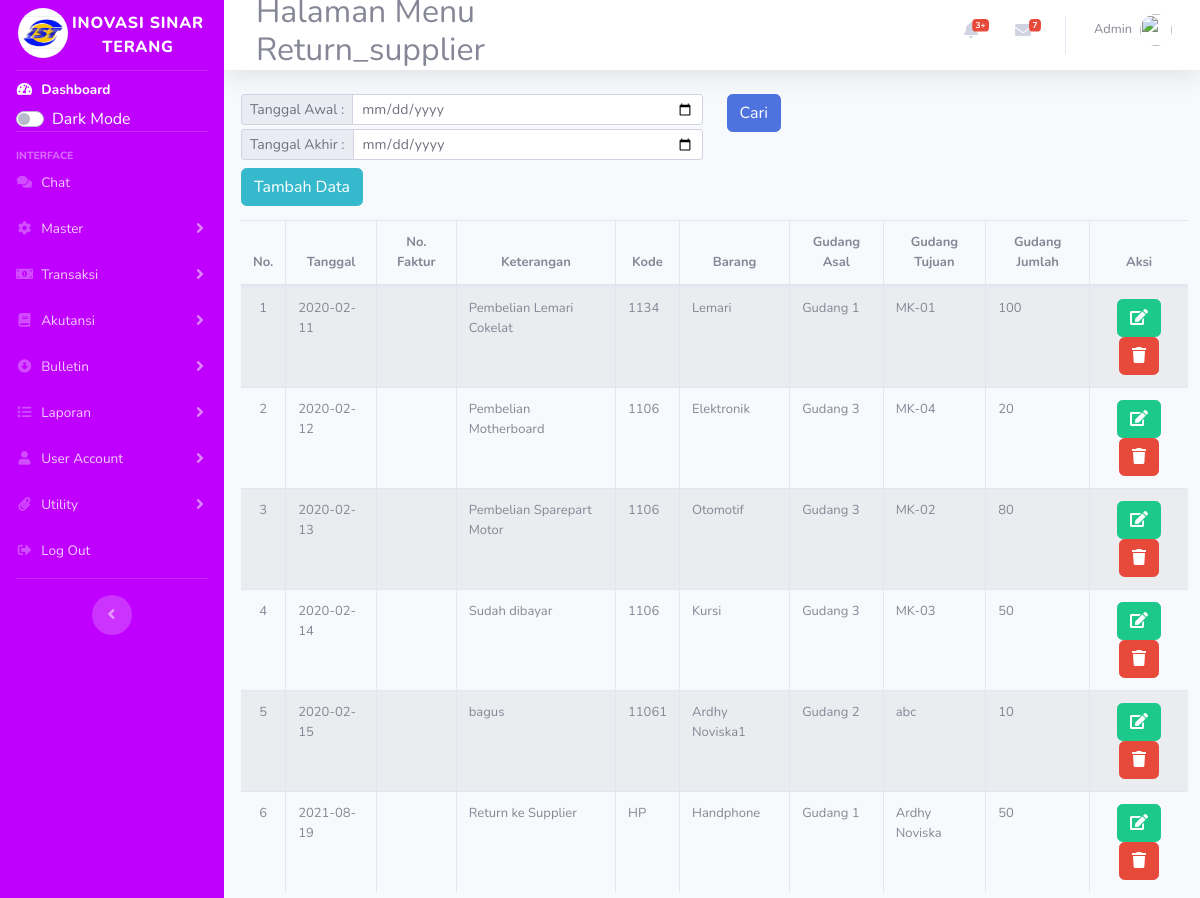
Page /index.php/return_supplier (signed in) on the committed database.
### tables this page shows
CREATE TABLE `return_supplier` (
  `id` int(11) NOT NULL,
  `tanggal` date NOT NULL,
  `no_return` varchar(50) NOT NULL,
  `keterangan` varchar(50) NOT NULL,
  `jenis_kendaraan` varchar(50) DEFAULT NULL,
  `no_polisi` varchar(50) DEFAULT NULL,
  `nama_driver` varchar(50) DEFAULT NULL,
  `nama_expedisi` varchar(50) DEFAULT NULL,
  `kode` varchar(50) NOT NULL,
  `barang` varchar(50) NOT NULL,
  `gudang_asal` varchar(50) NOT NULL,
  `supplier_tujuan` varchar(50) NOT NULL,
  `jumlah` varchar(50) NOT NULL,
  `kode_id` varchar(50) NOT NULL
);

### application/controllers/Return_supplier.php (called while the page is built, shortened)
<?php
class Return_supplier extends CI_Controller {
    public function __construct(){
        $this->load->model('m_returnsupplier');
        $this->load->library('form_validation');
    }
    public function index(){
        $topik['judul'] = 'Halaman Menu Return_supplier';
        $data['return_supplier'] = $this->m_returnsupplier->tampil_data();
        $this->load->view('templates/header',$topik);
        $this->load->view('return_supplier/index',$data);
        $this->load->view('templates/footer');
    }
}

### index.php (called while the page is built, shortened)
<?php
require_once BASEPATH.'core/CodeIgniter.php';

### application/models/M_returnsupplier.php (called while the page is built, shortened)
<?php
class M_returnsupplier extends CI_Model{
    public function tampil_data(){
        return $this->db->get('return_supplier')->result_array();
    }
}

### application/views/return_supplier/index.php (the view, shortened to what this page needs)
<div class="content-wrapper col-12">
<section class="content-header ml mt-2 auto">
<div style="margin-left:5px">
<div class="">
<div class="row mt-3 mb-2">
    <div class="col-lg-6">
        <form action="" method="post">
            <div class="input-group input-group-sm">
                <div class="input-group-prepend">
                    <label for="weekending" class="input-group-text">Tanggal Awal :</label>
                </div>
                <input type="date" name="weekending" id="weekending" class="form-control form-control-sm">
            </div>
            <div class="input-group input-group-sm mt-1">
                <div class="input-group-prepend">
                    <label for="noinv" class="input-group-text">Tanggal Akhir :</label>
                </div>
                <input type="date" name="noinv" id="noinv" class="form-control form-control-sm">
            </div>
        </form>
    </div>
    <div class="col-lg-6">
        <form action="" method="post">
        <div class="input-group input-group-sm mb-1">
                <div class="">
                    <label for="jabatan" class="btn btn-primary">Cari</label>
                </div>
            </div>
        </form>
    </div>
</div>
<a href="<?= base_url('return_supplier/tambah');?>" class="btn btn-info mb-2">Tambah Data</a>
<div class="table-responsive">
<table id="mytable" class="table table-striped table-bordered table-hover table-full-width dataTable" cellspacing="0" width="" style="font-size: small;">
        <thead>
            <tr style="text-align:center">
                <th>No.</th>
                <th>Tanggal</th>
                <th>No. Faktur</th>
                <th>Keterangan</th>
                <th>Kode</th>
                <th>Barang</th>
                <th>Gudang Asal</th>
                <th>Gudang Tujuan</th>
                <th>Gudang Jumlah </th>
                <th>Aksi</th>
            </tr>
        </thead>
        <tbody>
            <?php $i=1;?>
            <?php foreach ($return_supplier as $ret): ?>
            <tr>
                <td style="text-align:center">
                    <?php echo $i;?>
                </td>
                <td>
                    <?php echo $ret['tanggal'] ?>
                </td>
                <td width="">
                </td>
                <td width="">
                    <?php echo $ret['keterangan'] ?>
                </td>
                <td width="">
                    <?php echo $ret['kode'] ?>
                </td>
                <td width="">
                    <?php echo $ret['barang'] ?>
                </td>
                <td width="">
                    <?php echo $ret['gudang_asal'] ?>
                </td>
                <td width="">
                    <?php echo $ret['supplier_tujuan'] ?>
                </td>
                <td width="">
                    <?php echo $ret['jumlah'] ?>
                </td>
                <td style="text-align:center">
                    <a href="<?php echo base_url();?>return_supplier/edit/<?= $ret['id'];?>" class="btn btn-success" style=""><i class="fa fa-edit"></i></i></a>
                    <a href="<?= base_url();?>return_supplier/hapus/<?= $ret['id'];?>" class="btn btn-danger " style="" onclick="return confirm('Yakin ingin dihapus?');"><i class="fa fa-trash"></i></a>
                </td>
            </tr>
            <?php $i++;?>
            <?php endforeach; ?>
        </tbody>
    </table>
    </div>
</div>

### rows in the picture
return_supplier: tanggal "2020-02-11", keterangan "Pembelian Lemari Cokelat", kode "1134", barang "Lemari", gudang_asal "Gudang 1", supplier_tujuan "MK-01", jumlah "100"
return_supplier: tanggal "2020-02-12", keterangan "Pembelian Motherboard", kode "1106", barang "Elektronik", gudang_asal "Gudang 3", supplier_tujuan "MK-04", jumlah "20"
return_supplier: tanggal "2020-02-13", keterangan "Pembelian Sparepart Motor", kode "1106", barang "Otomotif", gudang_asal "Gudang 3", supplier_tujuan "MK-02", jumlah "80"
return_supplier: tanggal "2020-02-14", keterangan "Sudah dibayar", kode "1106", barang "Kursi", gudang_asal "Gudang 3", supplier_tujuan "MK-03", jumlah "50"
return_supplier: tanggal "2020-02-15", keterangan "bagus", kode "11061", barang "Ardhy Noviska1", gudang_asal "Gudang 2", supplier_tujuan "abc", jumlah "10"
return_supplier: tanggal "2021-08-19", keterangan "Return ke Supplier", kode "HP", barang "Handphone", gudang_asal "Gudang 1", supplier_tujuan "Ardhy Noviska", jumlah "50"
